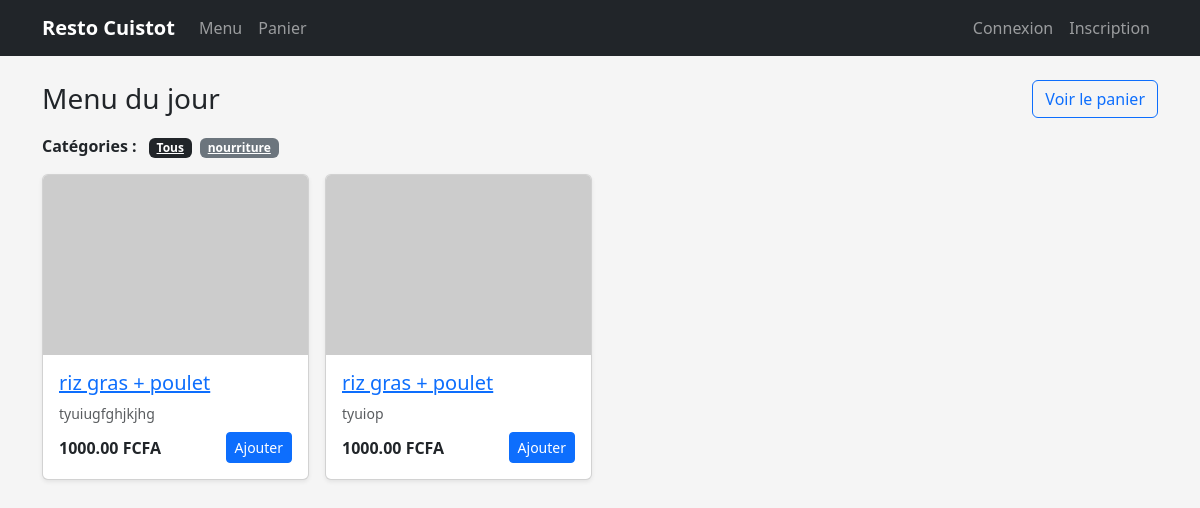
The page / on the database its author committed.
### shop/models.py (models this page shows, shortened)
class Category(models.Model):
    name = models.CharField(max_length=100)
    slug = models.SlugField(unique=True)
    class Meta:
        verbose_name_plural = "Categories"

class Meal(models.Model):
    category = models.ForeignKey(Category, on_delete=models.CASCADE, related_name='meals')
    name = models.CharField(max_length=150)
    slug = models.SlugField(unique=True)
    description = models.TextField(blank=True)
    price = models.DecimalField(max_digits=8, decimal_places=2)
    is_active = models.BooleanField(default=True)
    image = models.ImageField(upload_to='meals/', blank=True, null=True)

### shop/views.py (the view)
# urls.py: path('', views.meal_list, name='meal_list'),
def meal_list(request, category_slug=None):
    category = None
    categories = Category.objects.all()
    meals = Meal.objects.filter(is_active=True)
    if category_slug:
        category = get_object_or_404(Category, slug=category_slug)
        meals = meals.filter(category=category)
    return render(request, 'shop/meal_list.html', {
        'category': category,
        'categories': categories,
        'meals': meals,
    })

### backend/resto/shop/templates/shop/meal_list.html (shortened to what this page needs)
{% extends "base.html" %}
{% block content %}
<div class="d-flex justify-content-between align-items-center mb-3">
  <h1 class="h3 mb-0">Menu du jour</h1>
  <a href="{% url 'shop:cart_detail' %}" class="btn btn-outline-primary">
    Voir le panier
  </a>
</div>
<div class="mb-3">
  <span class="fw-bold me-2">Catégories :</span>
  <a href="{% url 'shop:meal_list' %}"
     class="badge bg-secondary me-1 {% if not category %}bg-dark{% endif %}">
    Tous
  </a>
  {% for cat in categories %}
    <a href="{% url 'shop:meal_list_by_category' cat.slug %}"
       class="badge bg-secondary me-1 {% if category and category.id == cat.id %}bg-dark{% endif %}">
      {{ cat.name }}
    </a>
  {% endfor %}
</div>
<div class="row g-3">
  {% for meal in meals %}
    <div class="col-12 col-sm-6 col-md-4 col-lg-3">
      <div class="card shadow-sm meal-card h-100">
        {% if meal.image %}
          <img src="{{ meal.image.url }}" class="card-img-top" alt="{{ meal.name }}">
        {% else %}
          <img src="https://via.placeholder.com/400x250?text=Resto"
               class="card-img-top" alt="{{ meal.name }}">
        {% endif %}
        <div class="card-body d-flex flex-column">
          <h5 class="card-title"><a href="{% url 'shop:meal_detail' meal.slug %}">{{ meal.name }}</a></h5>
          <p class="card-text small text-muted mb-2">
            {{ meal.description|truncatechars:80 }}
          </p>
          <div class="mt-auto d-flex justify-content-between align-items-center">
            <span class="fw-bold">{{ meal.price }} FCFA</span>
            <form action="{% url 'shop:cart_add' meal.id %}" method="post">
              <button class="btn btn-sm btn-primary" type="submit">
                Ajouter
              </button>
            </form>
          </div>
        </div>
      </div>
    </div>
  {% empty %}
    <p>Aucun plat disponible pour le moment.</p>
  {% endfor %}
</div>
{% endblock %}

### backend/resto/shop/templates/base.html (style rules this page uses)
body { background-color: #f5f5f5; }
.meal-card img { height: 180px; object-fit: cover; }

### rows shown on the page
Category: name "nourriture"
Meal: name "riz gras + poulet", description "tyuiugfghjkjhg", price "1000.00"
Meal: name "riz gras + poulet", description "tyuiop", price "1000.00"
